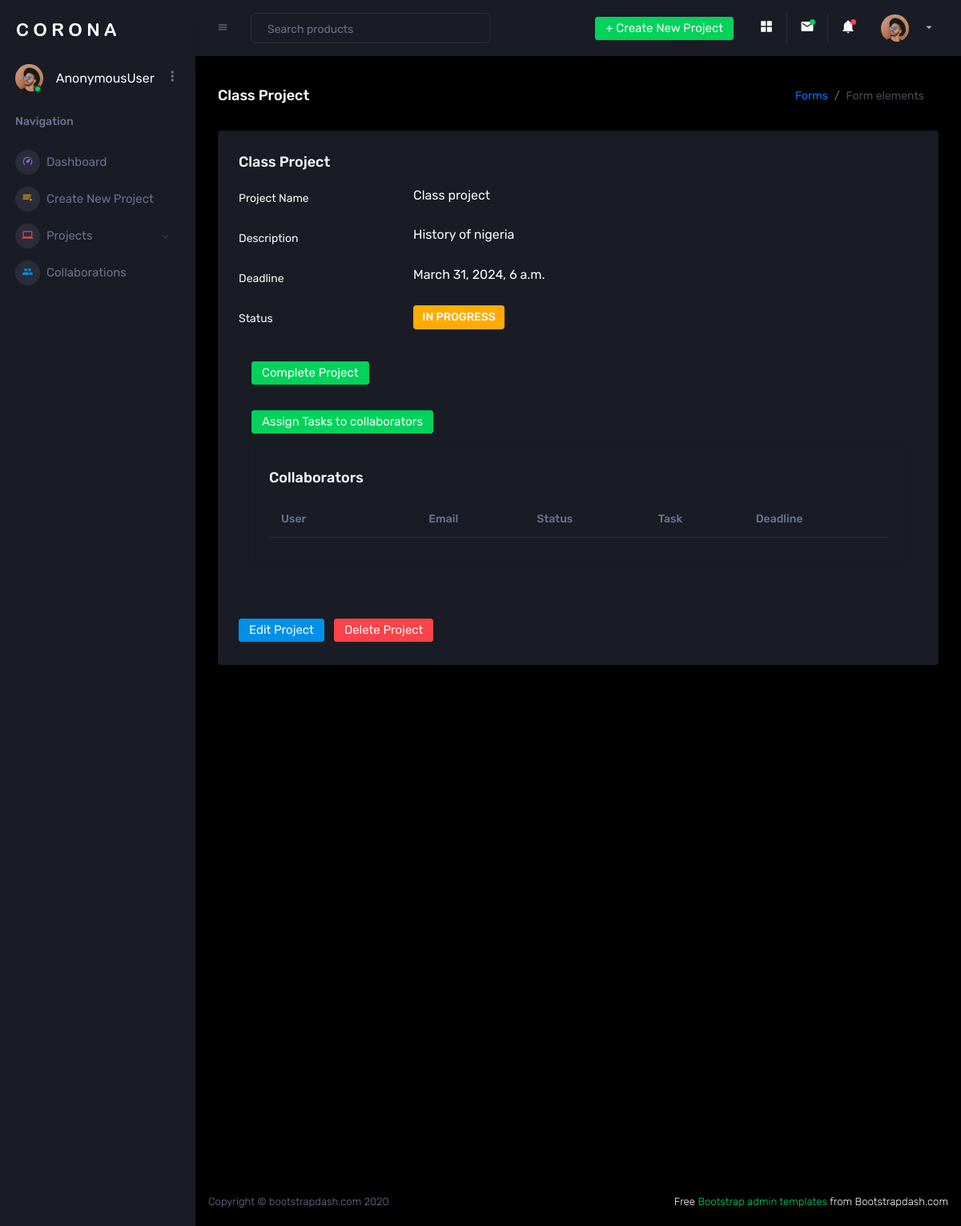
The page /project/1/ on the database as committed earlier.
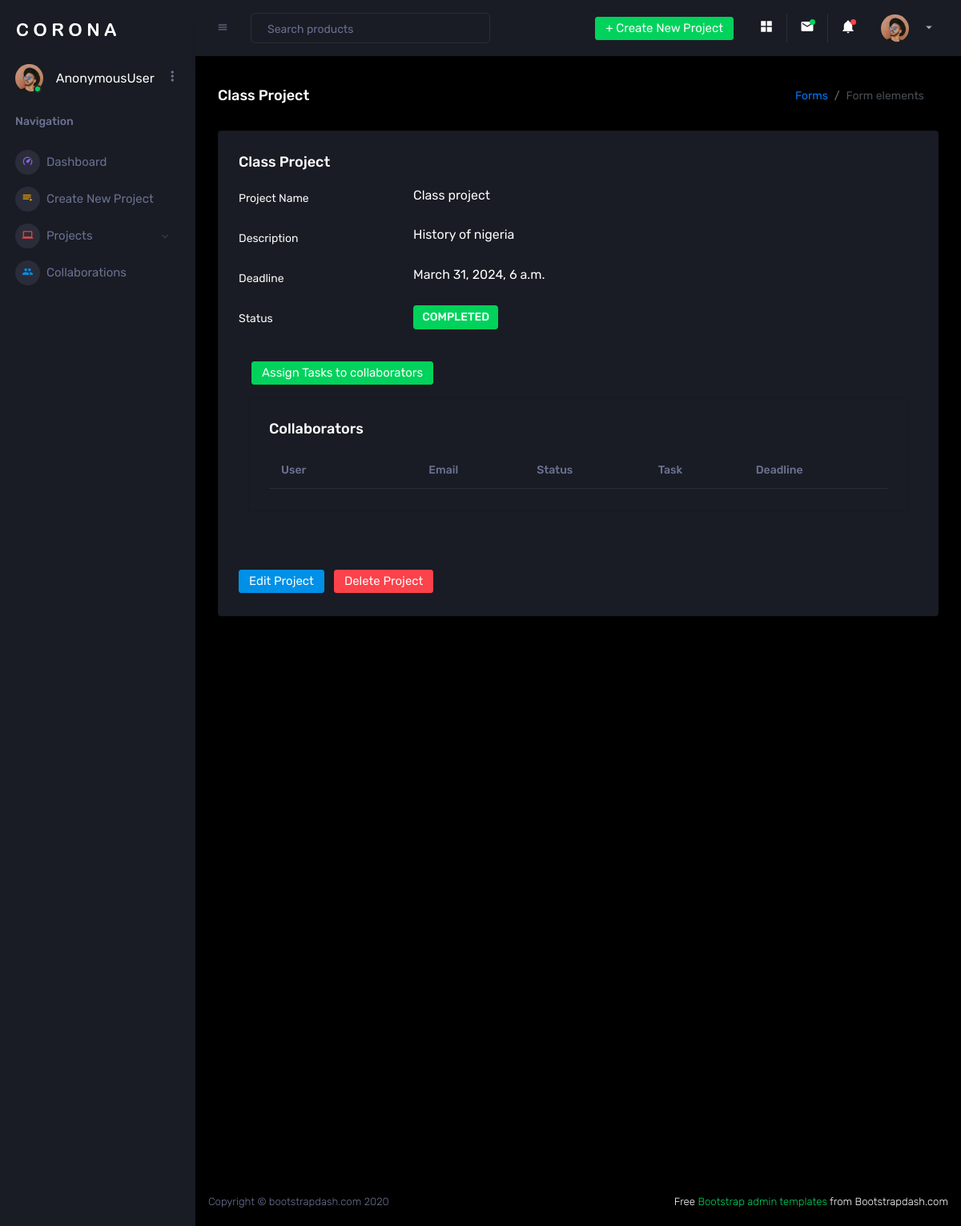
The same page on the database as committed later.
### taskapp/models.py (models this page shows, shortened)
class Project(models.Model):
    TO_DO = "PENDING"
    IN_PROGRESS = "IN PROGRESS"
    COMPLETED = "COMPLETED"
    STATUS_CHOICE = [
        (TO_DO, "PENDING"),
        (IN_PROGRESS, "IN PROGRESS"),
        (COMPLETED, "COMPLETED")
    ]
    user = models.ForeignKey(User, on_delete=models.CASCADE, null=True, blank=True)
    name = models.CharField(max_length=200, verbose_name = "Project Name")
    description = models.TextField(blank=True, null=True)
    status = models.CharField(max_length=25, choices=STATUS_CHOICE, default=TO_DO)
    collaborator = models.ManyToManyField(Collaborator, related_name='projects', verbose_name='Collaborators', blank=True)
    due_date = models.DateTimeField()
    created = models.DateTimeField(auto_now_add=True)
    updated = models.DateTimeField(auto_now=True)

### taskapp/views.py (the view, shortened to what this page needs)
# urls.py: path('project/<int:project_id>/', views.project_detail, name='project_detail'),
def project_detail(request, project_id):
    project = get_object_or_404(Project, id=project_id)
    subtasks = SubTask.objects.filter(task_id=project_id)
    task_form = TaskForm(project_id=project)
    task_form = TaskForm(request.POST, project_id=project)
    email = request.POST.get('email')
    invite_collaborator(request, email, project, project_id)
    if request.method == 'POST':
        if project.status == 'PENDING':
            project.status = 'IN PROGRESS'
            project.save()
            messages.success(request, 'Project started successfully!')
    context = {
        'detail': project,
        'subtask': subtasks,
        'task': task_form,
    }
    return render(request, 'project-details.html', context)

### taskapp/forms.py
class TaskForm(forms.ModelForm):
    def __init__(self, *args, project_id=None, **kwargs):
        super(TaskForm, self).__init__(*args, **kwargs)
        if project_id:
            invited_collaborators = Invitation.objects.filter(project_id=project_id)
            self.fields['collaborator'].queryset = invited_collaborators
    class Meta:
        model = SubTask
        fields = ['name', 'collaborator', 'due_date', ]
        widgets = {
            'name': forms.TextInput(attrs={'class':'form-control'}),
            'collaborator': forms.CheckboxSelectMultiple(),
            'due_date': forms.DateTimeInput(attrs={'class':'form-control', 'type':'datetime-local'}),
        }

### template/project-details.html (shortened to what the changed rows need)
{% load static %}
<!DOCTYPE html>
<html lang="en">
<head>
  <link href="https://cdnjs.cloudflare.com/ajax/libs/select2/4.0.13/css/select2.min.css" rel="stylesheet" />
  <link rel="stylesheet" href="{% static 'task/assets/vendors/mdi/css/materialdesignicons.min.css' %}">
  <link rel="stylesheet" href="{% static 'task/assets/vendors/css/vendor.bundle.base.css' %}">
  <link rel="stylesheet" href="{% static 'task/assets/vendors/select2/select2.min.css' %}">
  <link rel="stylesheet" href="{% static 'task/assets/vendors/select2-bootstrap-theme/select2-bootstrap.min.css' %}">
  <link rel="stylesheet" href="{% static 'task/assets/css/style.css' %}">
</head>
<body>
  <div class="container-scroller">
    <div class="container-fluid page-body-wrapper">
      <div class="main-panel">
        <div class="content-wrapper">
          <div class="row">
            <div class="col-12 grid-margin stretch-card">
              <div class="card">
                {% if detail %}
                <div class="card-body">
                  <h4 class="card-title">{{detail.name}}</h4>
                  <div class="form-group row">
                    <label for="exampleInputUsername2" class="col-sm-3 col-form-label">Project Name</label>
                    <div class="col-sm-9">
                      {{detail.name}}
                    </div>
                  </div>
                  <div class="form-group row">
                    <label for="exampleInputEmail2" class="col-sm-3 col-form-label">Description</label>
                    <div class="col-sm-9">
                      {{detail.description}}
                    </div>
                  </div>
                  <div class="form-group row">
                    <label for="exampleInputMobile" class="col-sm-3 col-form-label">Deadline</label>
                    <div class="col-sm-9">
                      {{detail.due_date}}
                    </div>
                  </div>
                  <div class="form-group row">
                    <label for="exampleInputPassword2" class="col-sm-3 col-form-label">Status</label>
                    <div class="col-sm-9">
                      <label class="badge{% if detail.status == 'PENDING' %} badge-danger {% elif detail.status == 'IN PROGRESS' %} badge-warning {% elif detail.status == 'COMPLETED' %} badge-success {% endif %}">{{ detail.status }}</label>
                    </div>
                  </div>
                  {% if detail.status == 'IN PROGRESS' %}
                  <form action="#" method="post">
                    <button type="submit" class="m-3 btn btn-success">Complete Project</button>
                </form>
                {% endif %}
                  <div>
                    <button type="button" class="m-3 btn btn-success" data-bs-toggle="modal"
                      data-bs-target="#exampleModal" data-bs-whatever="@mdo">Assign Tasks to collaborators</button>
                    <div class="col-lg-12 grid-margin stretch-card">
                      <div class="card">
                        <div class="card-body">
                          <h4 class="card-title">Collaborators</h4>
                          <div class="table-responsive">
                            <table class="table table-striped">
                              <thead>
                                <tr>
                                  <th> User </th>
                                  <th></th>
                                  <th> Email </th>
                                  <th> Status </th>
                                  <th> Task </th>
                                  <th> Deadline </th>
                                </tr>
                              </thead>
                            </table>
                          </div>
                        </div>
                      </div>
                    </div>
                  </div>
                  <button type="submit" class="btn btn-primary mr-2 mt-5">Edit Project</button>
                  <button class="btn btn-danger mt-5">Delete Project</button>
                </div>
                {% endif %}
              </div>
            </div>
          </div>
        </div>
      </div>
    </div>
  </div>
</body>
</html>

Rows that differ between the two databases and show on the page:
changed Project "Class Project": status "IN PROGRESS" → "COMPLETED"
Other text that changed with them:
text no longer shown: "Complete Project"
